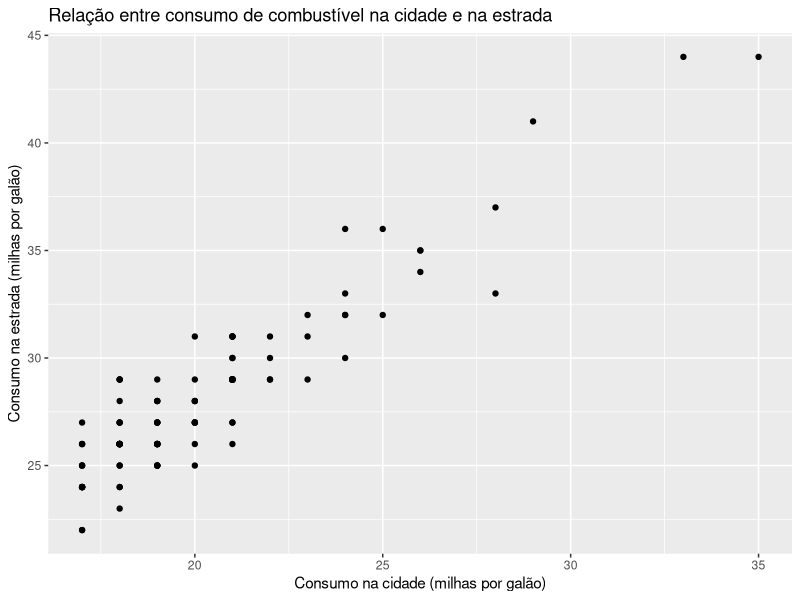

This figure's R source:
## ---- chunk 1
#| include: FALSE
#| echo: FALSE
library(tidyverse)
library(kableExtra)
## ---- chunk 2
#| label: tbl-mpg
#| tbl-cap: "tbl mpg"
kable(head(mpg))
## ---- chunk 3
df_filtrado <- mpg %>% 
  filter(cty > mean(cty))
head(df_filtrado)

## ---- chunk 4
ggplot(df_filtrado, aes(x = cty, y = hwy)) +
  geom_point() +
  labs(title = "Relação entre consumo de combustível na cidade e na estrada", 
       x = "Consumo na cidade (milhas por galão)", 
       y = "Consumo na estrada (milhas por galão)")
